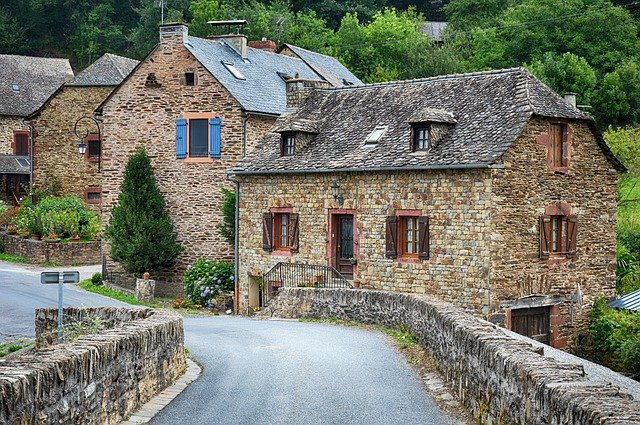
%> input picture image/old-village-2823175_640.jpg, 640 x 425 px
$ octave kadai8.m   (GNU Octave 9; MATLAB toolbox functions it lacks are replaced by stand-ins)
%> lines starting %> are read from the running program, lines starting %| are printed output that depends on the picture; in (x1, y1, x2, y2) boxes, pixels count from 0 and x2, y2 are one past the last pixel; in counts of white or black regions, pixels touching at a corner belong together; the program's own positions count from 1
% 課題８ ラベリング
% 二値化された画像の連結成分にラベルをつけよ．
% 下記はサンプルプログラムである．
% 課題作成にあたっては「Lenna」以外の画像を用いよ．
% 例

ORG = imread('old-village-2823175_640.jpg'); % 画像の読み込み
%> ORG is the input picture: size 425x640x3 uint8; mean R, G, B 117.4, 120.3, 105.3
ORG = rgb2gray(ORG); % 白黒濃淡画像に変換
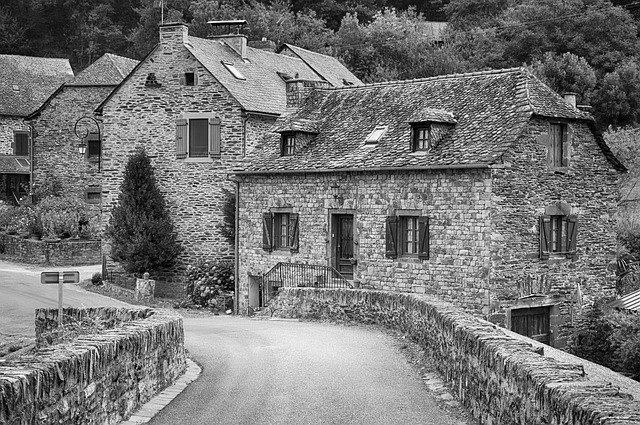
%> ORG: size 425x640 uint8; min 0, max 255, mean 117.7
imagesc(ORG); colormap(gray); colorbar; % 画像の表示
pause;
IMG = ORG > 128; % 閾値128で二値化
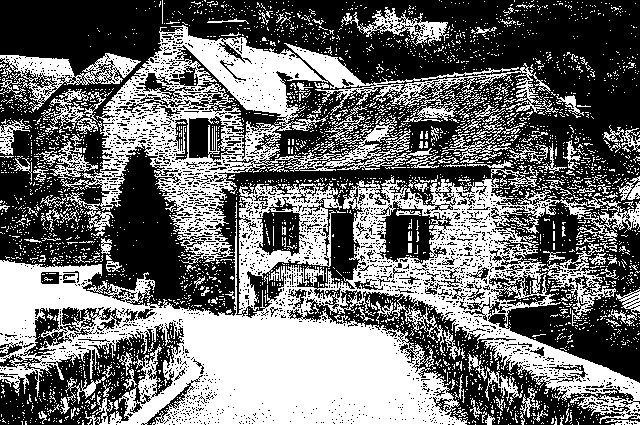
%> IMG: size 425x640 logical; 43.6% white; 3445 white regions (3286 under 20 px), largest, box (x1, y1, x2, y2) and area: (0, 165, 640, 425) 67191, (60, 25, 559, 264) 25638, (0, 53, 141, 112) 2569
imagesc(IMG); colormap(gray); colorbar; % 画像の表示
pause;
IMG = bwlabeln(IMG);
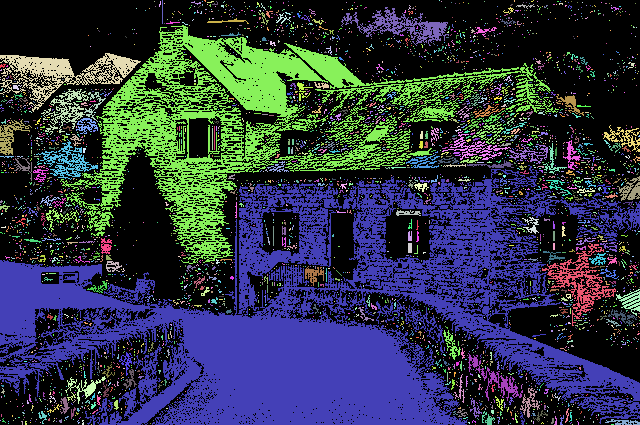
%> IMG: size 425x640 double; 3446 distinct labels, from 0 to 3445; one colour per label, 0 black
imagesc(IMG); colormap(jet); colorbar; % 画像の表示
%> after `colorbar`:
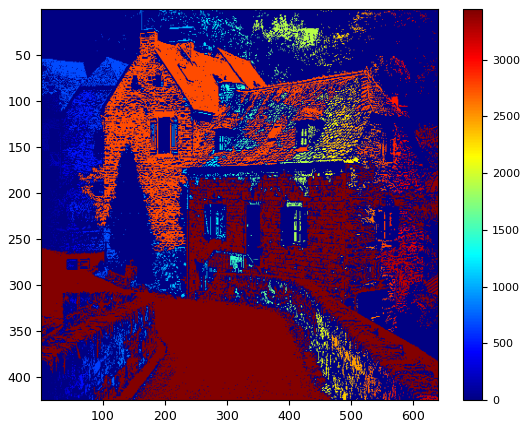
%> figure redrawn from the program's plot data
pause;

$ run again, with image/snow_scene.jpg copied over image/old-village-2823175_640.jpg
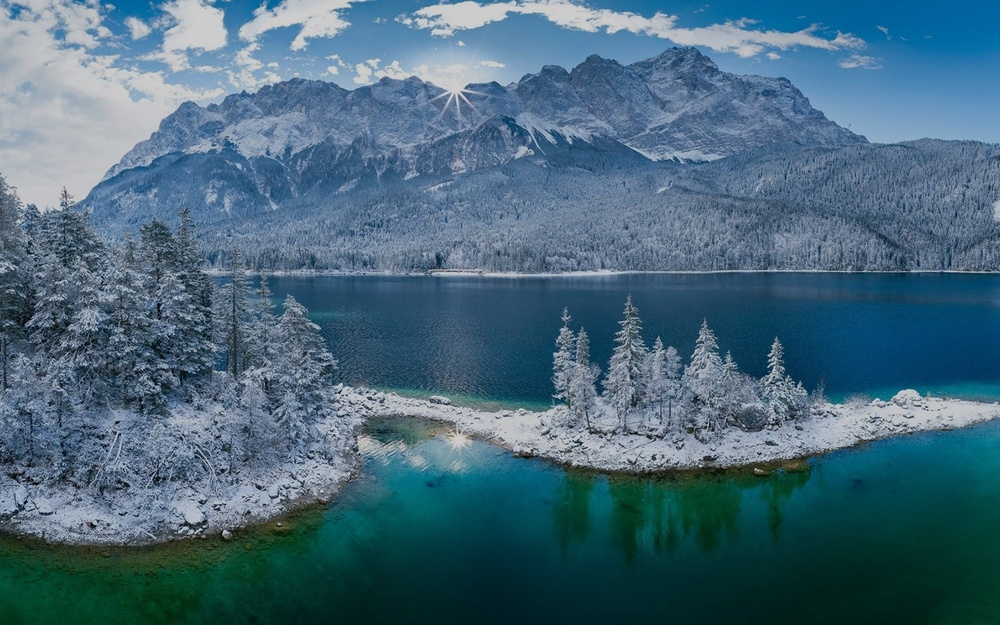
%> input picture image/snow_scene.jpg, 1000 x 625 px, shrunk from 1920 x 1200 before the run
%> ORG is the input picture: size 625x1000x3 uint8; mean R, G, B 70.7, 104.1, 122.5
%> ORG: size 625x1000 uint8
%> `IMG = ORG > 128;`:
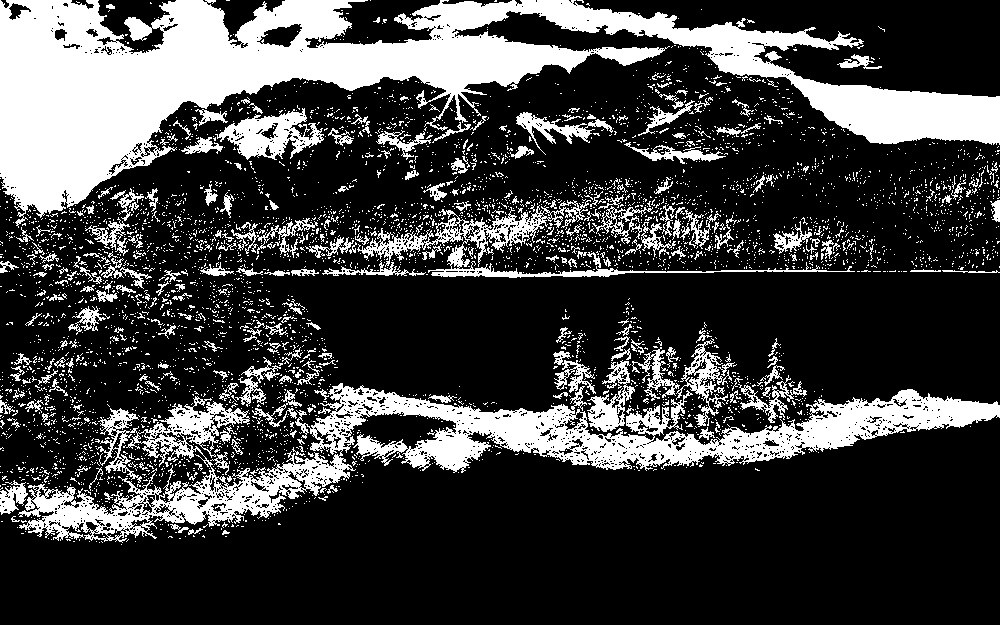
%> IMG: size 625x1000 logical; 25% white; 4637 white regions (4359 under 20 px), largest, box (x1, y1, x2, y2) and area: (0, 0, 1000, 228) 72426, (18, 383, 1000, 543) 37076, (357, 200, 855, 278) 5071
%> `colorbar`:
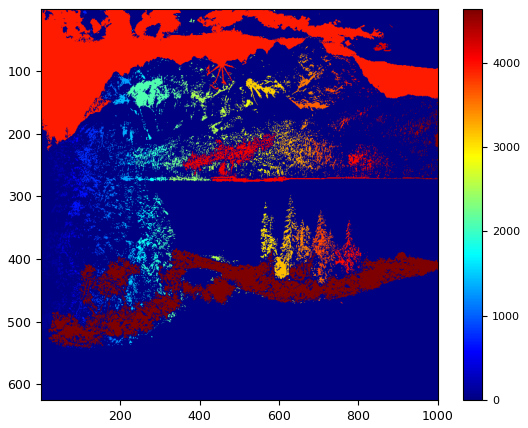
%> figure redrawn from the program's plot data
